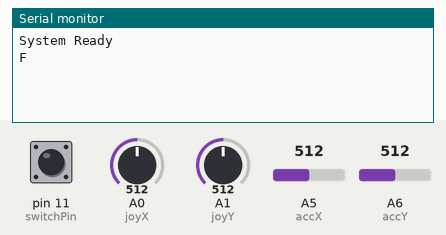
A sketch run on a simulated Arduino Nano, built with avr-gcc and run on an emulated ATmega328P. Parts: the last lines printed to the serial monitor. Inputs (shaded band) come from the test bench; at power-on: A5 (accX) = 512, A6 (accY) = 512, pin 11 (switchPin) HIGH, A0 (joyX) = 512, A1 (joyY) = 512.

Above: at 1.2 s.
1.3 s: A5 (accX) set to 350
At 2.3 s:
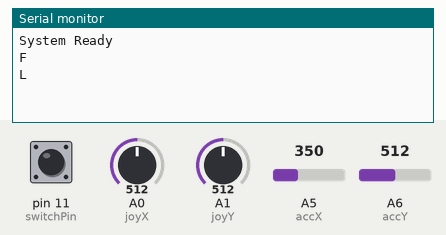
2.8 s: A6 (accY) set to 350
At 3.4 s:
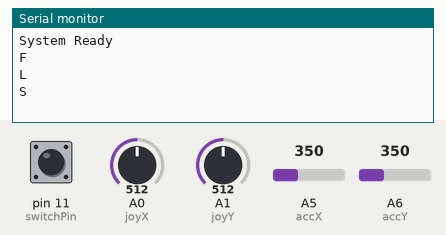
4.3 s: pin 11 (switchPin) pulled LOW for 0.15 s
At 5.5 s:
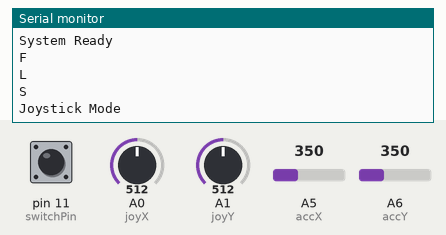
5.9 s: A0 (joyX) set to 660
At 7.0 s:
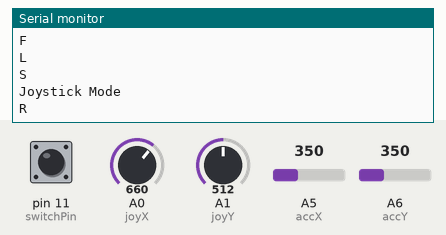
7.4 s: A1 (joyY) set to 340
At 8.1 s:
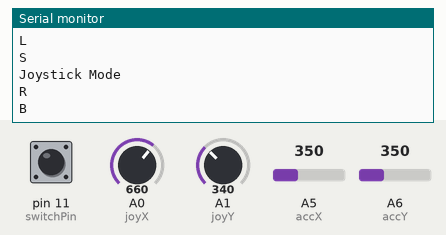
8.9 s: pin 11 (switchPin) pulled LOW for 1 s
At 9.11 s:
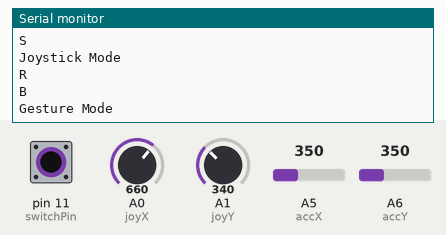

The sketch:

SenderCode_JoystickAccel_BT_FailSafe.ino
```cpp
#include <SoftwareSerial.h>

//SoftwareSerial bluetooth(4,5); // RX, TX
SoftwareSerial bluetooth(5,4); // RX, TX


// Joystick pins
int joyX = A0;
int joyY = A1;

// Accelerometer pins
int accX = A5;
int accY = A6;

// Mode switch
int switchPin = 11;

bool mode = 1;  // 0 = Joystick , 1 = Gesture
bool lastSwitchState = HIGH;

char command = 'S';
char lastCommand = 'X';

// Heartbeat timer
unsigned long lastSendTime = 0;
const int sendInterval = 200; // send command every 200ms

void setup()
{
  Serial.begin(9600);
  bluetooth.begin(9600);

  pinMode(switchPin, INPUT_PULLUP);

  Serial.println("System Ready");
}

void loop()
{
  bool switchState = digitalRead(switchPin);

  // Toggle mode when switch pressed
  if(lastSwitchState == HIGH && switchState == LOW)
  {
    mode = !mode;

    if(mode == 0)
      Serial.println("Joystick Mode");
    else
      Serial.println("Gesture Mode");

    delay(300);
  }

  lastSwitchState = switchState;

  if(mode == 0)
    joystickControl();
  else
    gestureControl();

  // Heartbeat transmission
  if(millis() - lastSendTime > sendInterval)
  {
    bluetooth.write(command);
    lastSendTime = millis();
  }

  // Print only when command changes
  if(command != lastCommand)
  {
    Serial.println(command);
    lastCommand = command;
  }
}

void joystickControl()
{
  int x = analogRead(joyX);
  int y = analogRead(joyY);

  if (y > 650)
    command = 'F';

  else if (y < 350)
    command = 'B';

  else if (x < 350)
    command = 'L';

  else if (x > 650)
    command = 'R';

  else
    command = 'S';
}

void gestureControl()
{
  int x = analogRead(accX);
  int y = analogRead(accY);

  if (x > 360)
    command = 'F';

  else if (x < 300)
    command = 'B';

  else if (y < 300)
    command = 'R';

  else if (y > 360)
    command = 'L';

  else
    command = 'S';
}
```

Measured:
- after the input at 1.3 s, the serial monitor: prints a new line at once (image 1)
- after the input at 2.8 s, the serial monitor: prints a new line at once (image 2)
- after the input at 4.3 s, the serial monitor: prints a new line at once (image 3)
- after the input at 5.9 s, the serial monitor: prints a new line at once (image 4)
- after the input at 7.4 s, the serial monitor: prints a new line at once (image 5)
- after the input at 8.9 s, the serial monitor: prints a new line at once (image 6)
